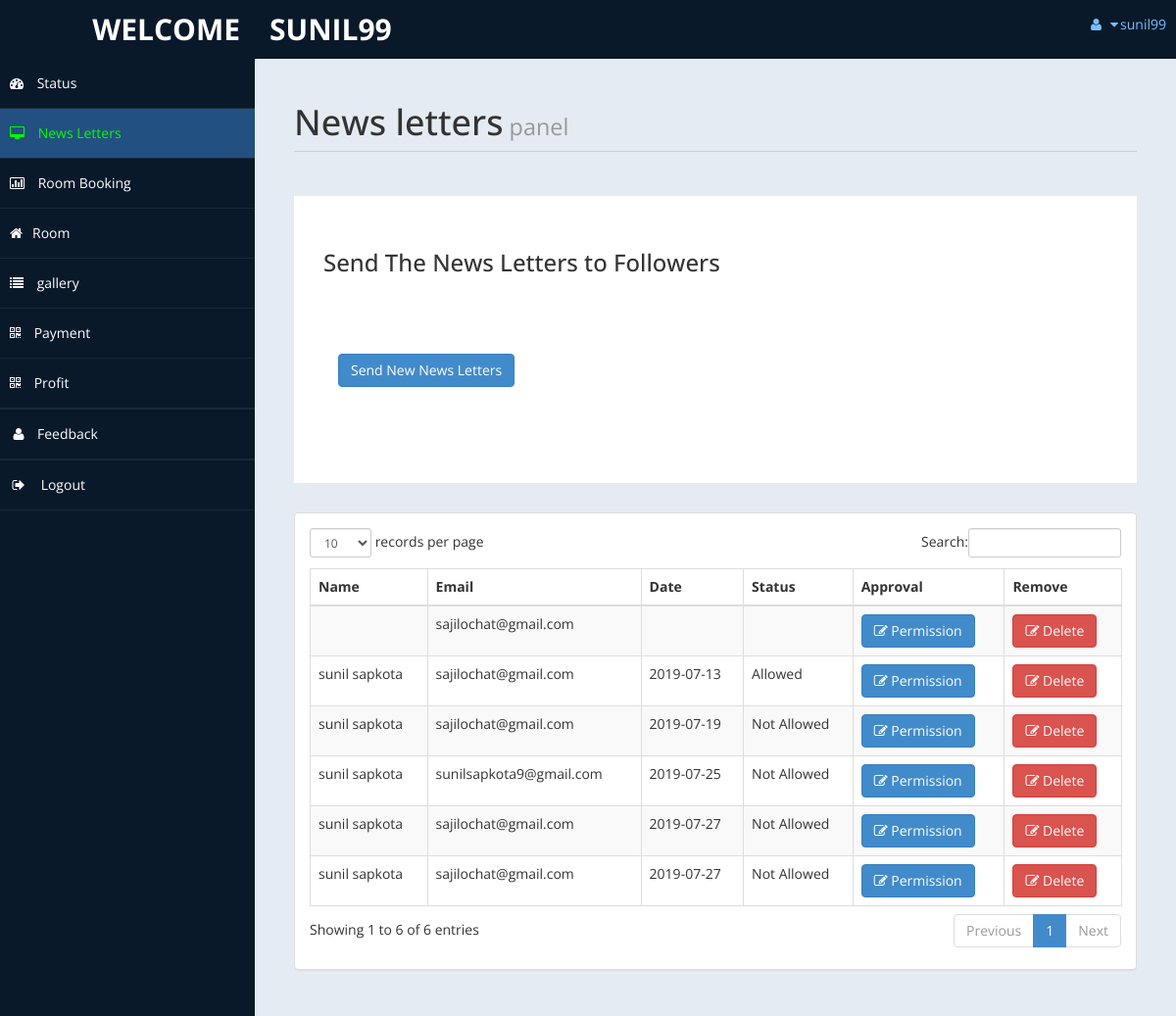
/homestay/admin/messages.php (signed in), run on an earlier commit of the app's database.
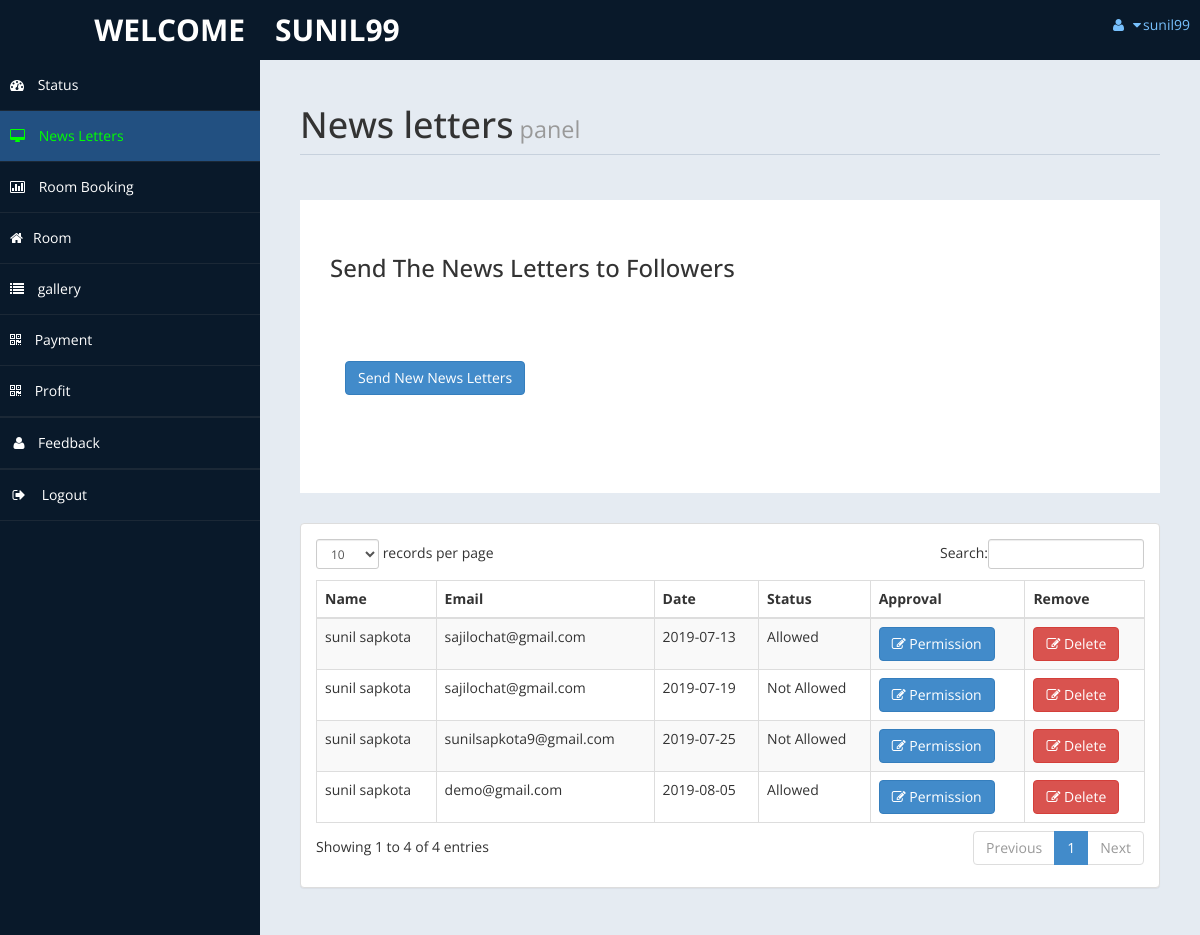
And on a later commit of the database.
### tables this page shows
CREATE TABLE `newsletter` (
  `id` int(11) NOT NULL,
  `full_name` varchar(65) DEFAULT NULL,
  `email` varchar(56) DEFAULT NULL,
  `c_date` date DEFAULT NULL,
  `approval` varchar(65) DEFAULT NULL,
  `user_name` varchar(65) NOT NULL
);

### homestay/admin/messages.php (the view, shortened to what the changed rows need)
<!DOCTYPE html>
<html xmlns="http://www.w3.org/1999/xhtml">
<head>
    <link href="assets/css/bootstrap.css" rel="stylesheet" />
    <link href="assets/css/font-awesome.css" rel="stylesheet" />
    <link href="assets/css/custom-styles.css" rel="stylesheet" />
    <link href="assets/js/dataTables/dataTables.bootstrap.css" rel="stylesheet" />
</head>
<body>
    <div id="wrapper">
        <div id="page-wrapper" >
            <div id="page-inner">
			 <div class="row">
                    <div class="col-md-12">
                        <h1 class="page-header">
                           News letters<small> panel</small>
                        </h1>
                    </div>
                </div>
				 <?php
				include('db.php');
			   ?>
            </div>
               <?php
				$sql = "SELECT * FROM `newsletter`";
				$re = mysqli_query($con,$sql);
			   ?>
            <div class="row">
                <div class="col-md-12">
                    <div class="panel panel-default">
                        <div class="panel-body">
                            <div class="table-responsive">
                                <table class="table table-striped table-bordered table-hover" id="dataTables-example">
                                    <thead>
                                        <tr>
                                            <th>Name</th>
                                            <th>Email</th>
                                            <th>Date</th>
											<th>Status</th>
											<th>Approval</th>
											<th>Remove</th>
                                        </tr>
                                    </thead>
                                    <tbody>
									<?php
										while($row = mysqli_fetch_array($re))
										{
											$id = $row['id'];
											if($id % 2 ==1 )
											{
												echo"<tr class='gradeC'>
													<td>".$row['full_name']."</td>
													<td>".$row['email']."</td>
													<td>".$row['c_date']."</td>
													<td>".$row['approval']."</td>
													<td><a href=newsletter.php?id=".$id ." <button class='btn btn-primary'> <i class='fa fa-edit' ></i> Permission</button></td>
													<td><a href=newsletterdel.php?eid=".$id ." <button class='btn btn-danger'> <i class='fa fa-edit' ></i> Delete</button></td>
												</tr>";
											}
											else
											{
												echo"<tr class='gradeU'>
													<td>".$row['full_name']."</td>
													<td>".$row['email']."</td>
													<td>".$row['c_date']."</td>
													<td>".$row['approval']."</td>
													<td><a href=newsletter.php?id=".$id." <button class='btn btn-primary'> <i class='fa fa-edit' ></i> Permission</button></td>
													<td><a href=newsletterdel.php?eid=".$id ." <button class='btn btn-danger'> <i class='fa fa-edit' ></i> Delete </button></td>
												</tr>";
											}
										}
									?>
                                    </tbody>
                                </table>
                            </div>
                        </div>
                    </div>
                </div>
            </div>
                </div>
            </div>
</body>
</html>

What changed in the data, as far as the page shows it:
removed newsletter: full_name "sunil sapkota", email "sajilochat@gmail.com", c_date "2019-07-27", approval "Not Allowed"
removed newsletter: full_name "sunil sapkota", email "sajilochat@gmail.com", c_date "2019-07-27", approval "Not Allowed"
changed newsletter: full_name (not shown) → "sunil sapkota"; email "sajilochat@gmail.com" → "demo@gmail.com"; c_date (not shown) → "2019-08-05"; approval (not shown) → "Allowed"
Also different on the page:
text written by a page script: "records per page Search: Showing 1 to 6 of 6 entries Previous 1 Next" → "records per page Search: Showing 1 to 4 of 4 entries Previous 1 Next"
